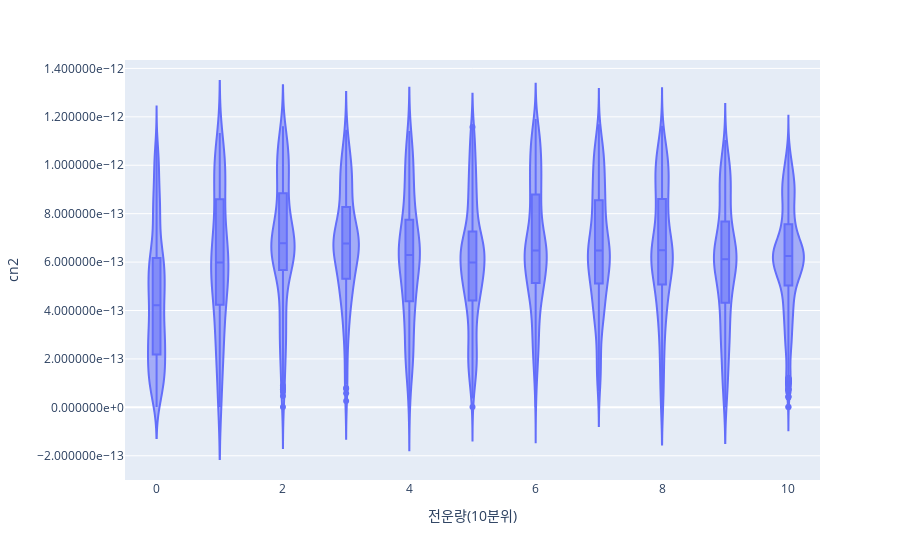

The notebook cell saved with this chart:
### Code cell
fig_violin = px.violin(cn2_databse_dict, x='전운량(10분위)', y="cn2", box=True)
fig_violin.update_layout(yaxis_tickformat="e")
fig_violin.show()

### Figure 1 — Plotly figure (JSON) as saved in the notebook; plotly's stock layout.template omitted (floating-point values rounded to 4 significant figures; data arrays with more than 128 entries replaced by an {"elided": "..."} marker saying what was removed)
{"data": [{"alignmentgroup": "True", "box": {"visible": true}, "hovertemplate": "전운량(10분위)=%{x}<br>cn2=%{y}<extra></extra>", "legendgroup": "", "marker": {"color": "#636efa"}, "name": "", "offsetgroup": "", "orientation": "v", "scalegroup": "True", "showlegend": false, "type": "violin", "x": {"elided": "6763 int values"}, "x0": " ", "xaxis": "x", "y": {"elided": "6763 float values"}, "y0": " ", "yaxis": "y"}], "layout": {"autosize": true, "legend": {"tracegroupgap": 0}, "margin": {"t": 60}, "violinmode": "group", "xaxis": {"anchor": "y", "autorange": true, "domain": [0, 1], "range": [-0.5, 10.5], "title": {"text": "전운량(10분위)"}, "type": "linear"}, "yaxis": {"anchor": "x", "autorange": true, "domain": [0, 1], "range": [-3.002e-13, 1.435e-12], "tickformat": "e", "title": {"text": "cn2"}, "type": "linear"}}}
